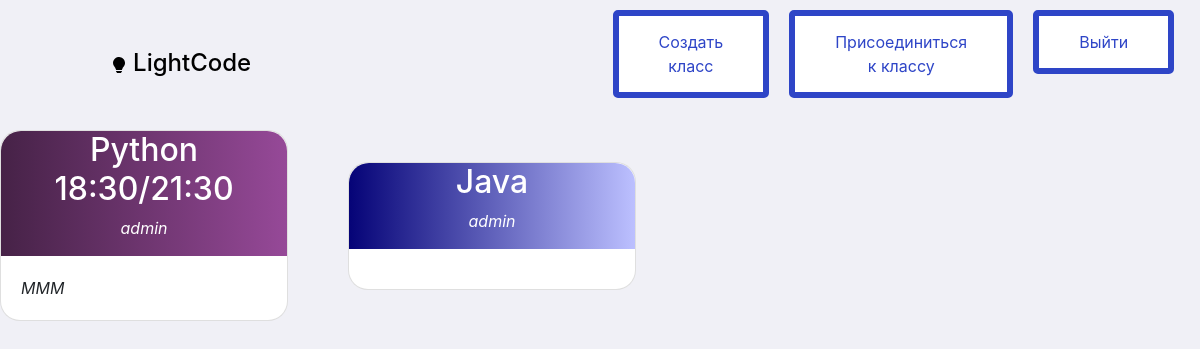
Page /classroom/home/ (signed in) on the earlier database version.
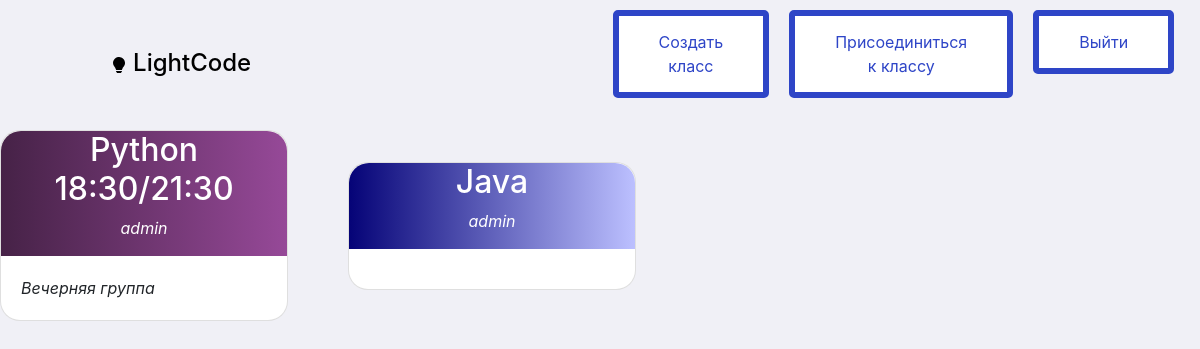
Same page on the later database version.
### classroom/models.py (models this page shows, shortened)
class Teacher(models.Model):
    teacher = models.ForeignKey(settings.AUTH_USER_MODEL, on_delete=models.CASCADE, verbose_name='Ментор')
    classroom = models.ForeignKey(Classroom, on_delete=models.CASCADE)
    created_date = models.DateTimeField(auto_now_add=True, verbose_name='Дата создания')
    class Meta:
        verbose_name = 'Ментор'
        verbose_name_plural = 'Менторы'

class Classroom(models.Model):
    classroom_name = models.CharField(max_length=99, verbose_name='Название')
    section = models.CharField(max_length=99, verbose_name='Раздел')
    class_code = models.CharField(max_length=10, default='0000000')
    created_date = models.DateTimeField(auto_now_add=True, verbose_name='Дата создания')

### account/models.py (models this page shows, shortened)
class MyUser(AbstractBaseUser, PermissionsMixin):
    username = models.CharField(
        max_length=50,
        verbose_name='Имя пользователя',
        unique=True,
    )
    phone_number = PhoneNumberField(
        verbose_name=('Номер телефона'),
        unique=True
    )
    status = models.PositiveSmallIntegerField(
        choices=(
            (1, 'Простой пользователь'),
            (2, 'Студент'),
            (3, 'Менеждер'),
            (4, 'Ментор'),
            (5, 'Копирайтер'),
        ),
        default=1,
        verbose_name=('Статус')
    )
    created_date = models.DateField(auto_now_add=True, verbose_name='Дата создания аккаунта')
    is_active = models.BooleanField(
        default=True,
        verbose_name=('Пользователь активен?')
    )
    is_admin = models.BooleanField(
        default=False,
        verbose_name=('Админ')
    )
    objects = MyUserManager()
    USERNAME_FIELD = 'phone_number'
    REQUIRED_FIELDS = ['username', ]
    def __str__(self):
        return self.username
    class Meta:
        verbose_name = 'Пользователь'
        verbose_name_plural = 'Пользователи'

### classroom/views.py (the view)
# urls.py: path('home/', views.home, name='home'),
@login_required(login_url='login')
def home(request):
    teacher_mapping = Teacher.objects.filter(teacher=request.user).select_related('classroom')
    student_mapping = Student.objects.filter(student=request.user).select_related('classroom')
    teachers_all = Teacher.objects.all()
    mappings = chain(teacher_mapping, student_mapping)
    return render(request, 'classroom/home.html', {'mappings': mappings, 'teachers_all': teachers_all})

### classroom/templates/classroom/home.html (shortened to what this page needs)
{% extends 'classroom/hamburger.html' %}
{% load static %}
{% load i18n %}
{% block head %}
   <link rel="stylesheet" type="text/css" href="{% static 'css/card.css' %}">
{% endblock %}
{% block hamburger %}
    {% if mappings %}
    <div class="row" style="display: flex; flex-wrap: wrap; align-items: center; gap: 10px;">
        {% for mapping in mappings %}
            {% if forloop.counter|divisibleby:4 %}
                    <div >
                        <div class="card custom_card card-margin" style="width: 18rem;">
                                    <div class="img-as-background colorme">
                                        <a href="{% url 'render_class' mapping.classroom.id %}" style="text-decoration: none;"><h2 class="class-name-style">{{ mapping.classroom.classroom_name|truncatechars:30 }}</h2> </a>
                                        {% for teacher in teachers_all %}
                                            {% if teacher.classroom == mapping.classroom %}
                                                <p class="section-style"><i>{{ teacher.teacher|truncatechars:15 }}</i></p>
                                            {% endif %}
                                        {% endfor %}
                                    </div>
                            <div class="card-body card-text"><i>{{ mapping.classroom.section|truncatechars:20 }}</i>
                            </div>
                        </div>
                    </div>
    </div>
    {% if not forloop.last %}
    <br>
    <div class="row">
    {% endif %}
            {% else %}
            <div>
                <div class="card custom_card card-margin" style="width: 18rem;">
                            <div class="img-as-background colorme">
                                <a href="{% url 'render_class' mapping.classroom.id %}" style="text-decoration: none;"><h2 class="class-name-style">{{ mapping.classroom.classroom_name|truncatechars:30 }}</h2> </a>
                                {% for teacher in teachers_all %}
                                    {% if teacher.classroom == mapping.classroom %}
                                        <p class="section-style"><i>{{ teacher.teacher|truncatechars:30 }}</i></p>
                                    {% endif %}
                                {% endfor %}
                            </div>
                    <div class="card-body card-text"><i>{{ mapping.classroom.section|truncatechars:30 }}</i></div>
                </div>
            </div>
            {% endif %}
        {% endfor %}
    </div>
    {% endif %}
{% endblock %}

Differences in the rows shown:
changed through a linked row, Teacher "Python 18:30/21:30": classroom.section "MMM" → "Вечерняя группа"
